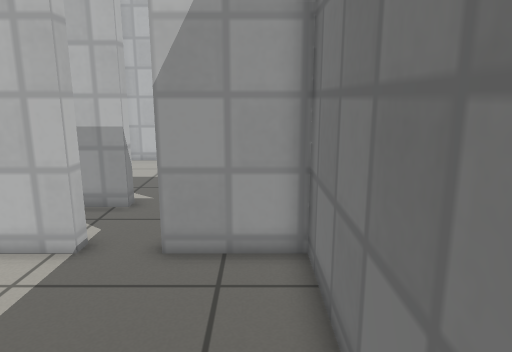
View 1 (above)

24 first-person views from a walk through a robot-simulator world made for Gazebo. The camera is 0.89 m above the floor, tilts 12° down and sees 70° across. The floor is counted in squares, 0.25 m on a side. Each view is taken from the middle of a square. On the plan, view 1 faces up. The plan holds only what a view shows up to about 20 squares ahead; the rest is blank. Gazebo's built-in surfaces are drawn with simple patterns.

View 2
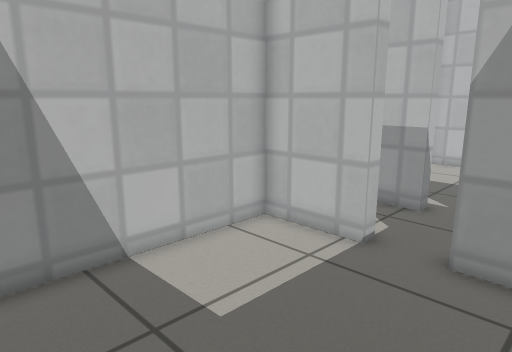

View 3
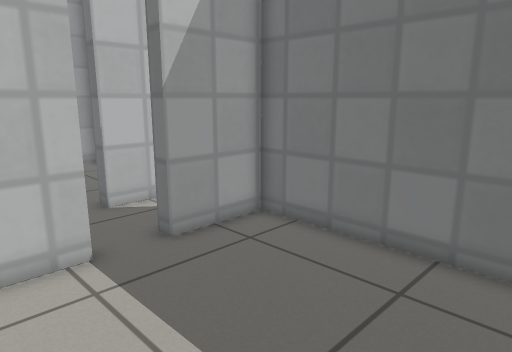

View 4
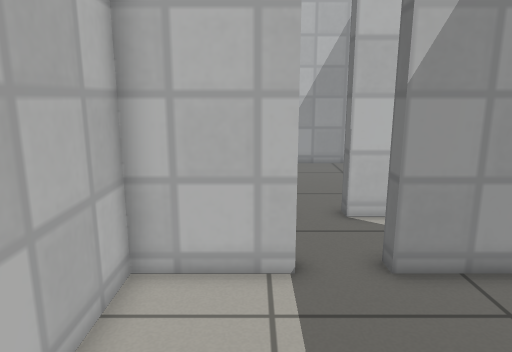

View 5
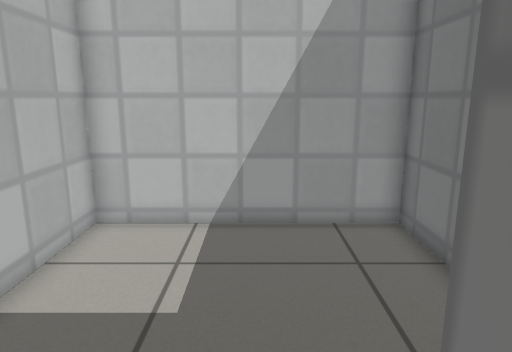

View 6
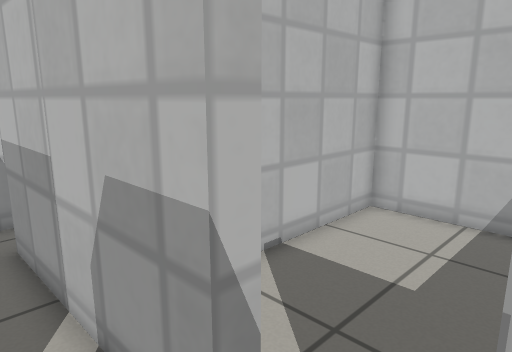

View 7
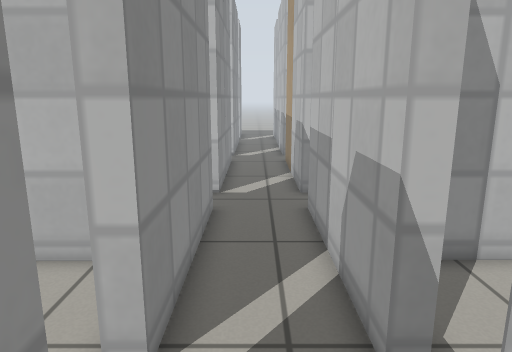

View 8
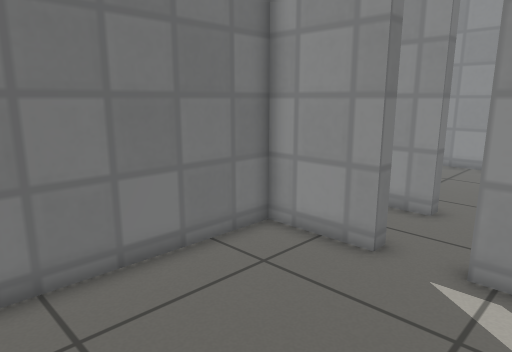

View 9
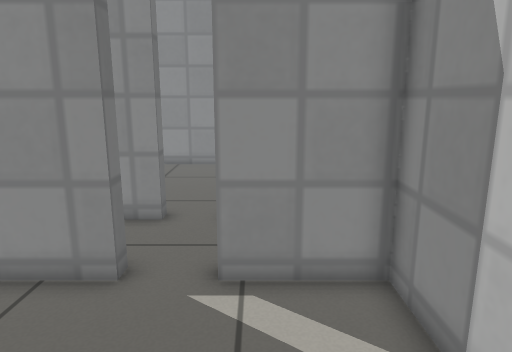

View 10
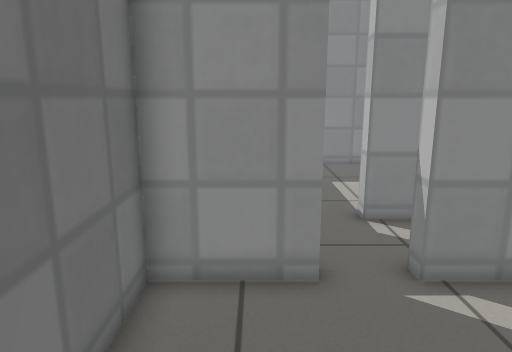

View 11
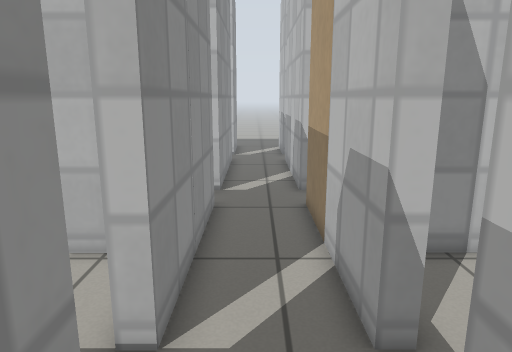

View 12
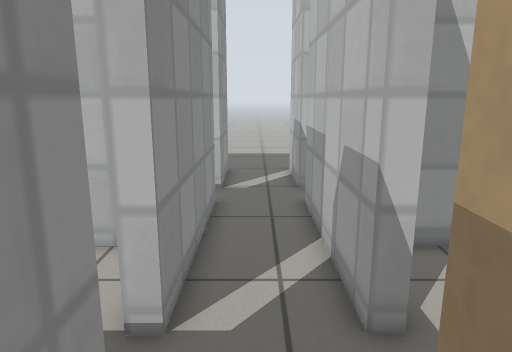

View 13
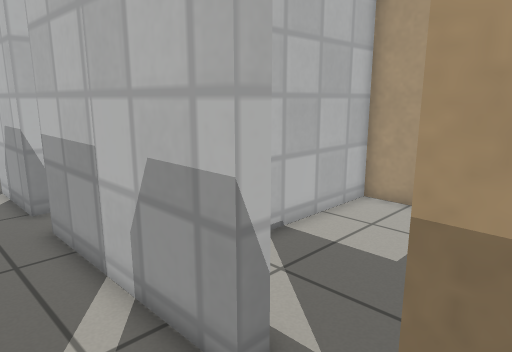

View 14
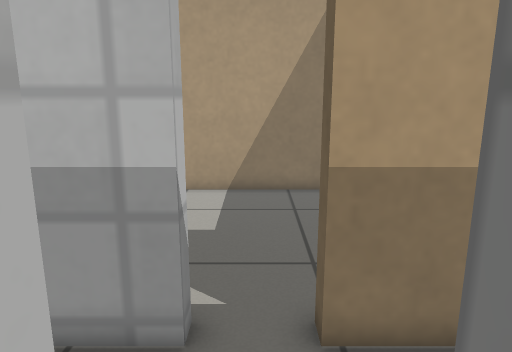

View 15
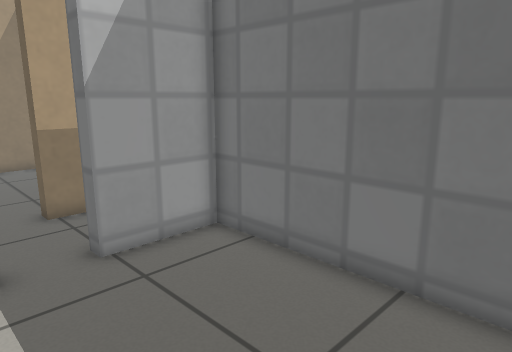

View 16
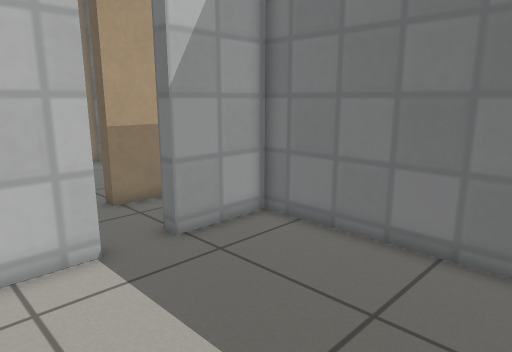

View 17
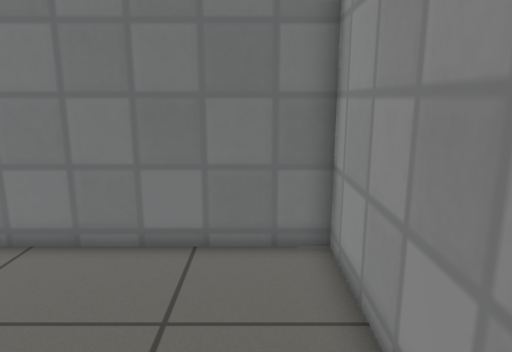

View 18
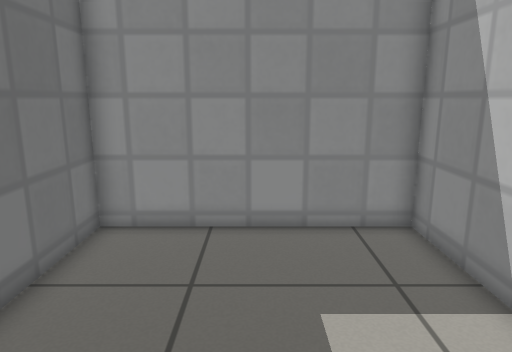

View 19
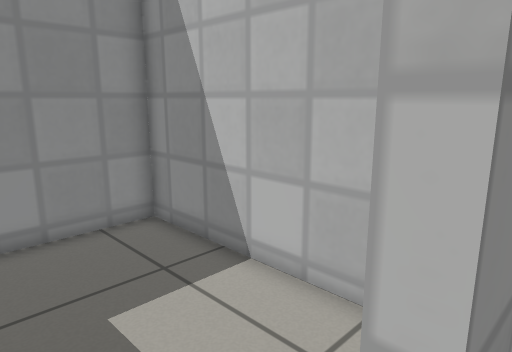

View 20
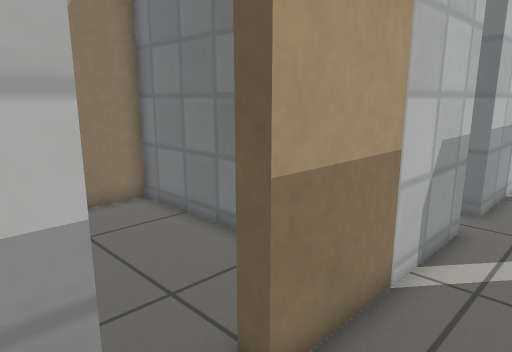

View 21
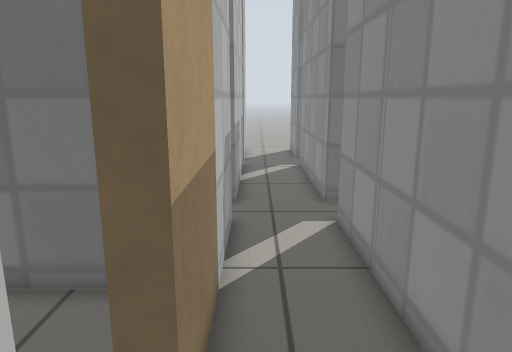

View 22
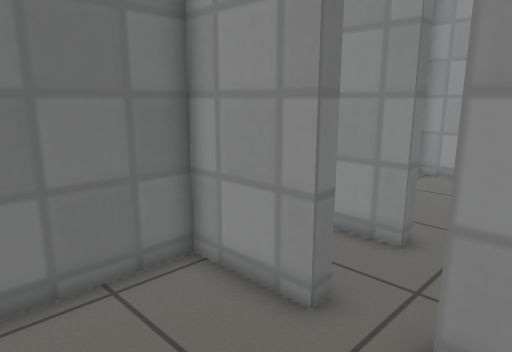

View 23
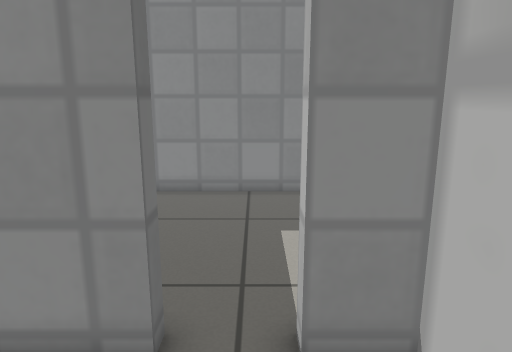

View 24
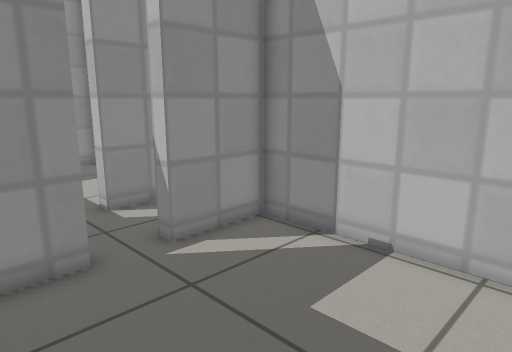

### Floor plan
Points are (right, up) in squares from view 1. A wall is a line through its corners. A room is listed if a view was taken in it or the views show most of it. See-through windows are left out.
Room 1 (views 1, 2, 3, 4)
walls: (-4.2, 8) (-7.6, 8) (-7.6, 1); (-2.9, -0.8) (0.6, -0.8); (-6.9, -0.8) (-4.6, -0.8); (1.2, 1.1) (1.2, 8) (-2.2, 8)
ways out: opening at (-3.5, 8) to room 2
Room 2 (views 5, 6, 7, 11, 12, 13, 18, 19, 20, 21)
walls: (-21, 8) (-21, 8.6) (-13.6, 8.6) (-13.6, 7.9); (-23, 11.7) (-30.5, 11.7); (-13.6, 11.7) (-21, 11.7); (-11.6, 7.9) (-11.6, 8.6) (-4.2, 8.6) (-4.2, 8); (-30.5, 8.6) (-23, 8.6) (-23, 8); (-32.4, 11.7) (-36.5, 11.7); (-4.2, 11.7) (-11.6, 11.7); (-2.2, 8) (-2.2, 8.6) (-0.8, 8.6); (-36.4, 8.6) (-32.4, 8.6); (-0.4, 11.7) (-2.2, 11.7)
ways out: opening at (-3.5, 8) to room 1; opening at (-3.5, 12) to room 3; opening at (-22, 8) to room 4; opening at (-12.5, 12) to room 5; opening at (-22.5, 12) to room 6; opening at (-12.5, 8) to room 7; opening at (-31.5, 12)
Room 3 (views 8, 9, 10)
walls: (-2.2, 11.7) (-2.2, 12.3) (1.2, 12.3) (1.2, 21.1) (-7.6, 21.1) (-7.6, 12.3) (-4.2, 12.3) (-4.2, 11.7)
ways out: opening at (-3.5, 12) to room 2
Room 4 (views 14, 15, 16, 17)
walls: (-23, 8) (-25, 8); (-26.4, 6.6) (-26.4, -0.8) (-17.6, -0.8) (-17.6, 8) (-21, 8)
ways out: opening at (-22, 8) to room 2
Room 5 (views 22, 23, 24)
walls: (-11.6, 11.7) (-11.6, 12.3) (-8.3, 12.3) (-8.3, 16.3); (-17, 19) (-17, 12.3) (-13.6, 12.3) (-13.6, 11.7)
ways out: opening at (-12.5, 12) to room 2
Room 6 (no view inside)
walls: (-23, 12.4) (-23, 11.7); (-21, 11.7) (-21, 12.4); (-17.6, 13.8) (-17.7, 21.1) (-26.4, 21.1) (-26.4, 13.9)
ways out: opening at (-22.5, 12) to room 2
Room 7 (no view inside)
walls: (-17, 6.5) (-17, 5.5); (-17.1, -0.8) (-8.3, -0.8)
ways out: opening at (-12.5, 8) to room 2

Positions as (right, up) in squares from view 1, and headings:
1: (0, 0), facing up
2: (0, 0), facing up-left
3: (-7, 0), facing up-right
4: (-5, 1), facing up
5: (-3, 11), facing up
6: (-2, 10), facing up-left
7: (0, 10), facing left
8: (-6, 20), facing down-right
9: (-5, 19), facing down
10: (-1, 19), facing down
11: (-9, 10), facing left
12: (-18, 10), facing left
13: (-20, 9), facing up-left
14: (-22, 7), facing up
15: (-24, 0), facing up-right
16: (-26, 0), facing up-right
17: (-26, 1), facing right
18: (-22, 9), facing down
19: (-21, 9), facing down-left
20: (-24, 9), facing up-right
21: (-24, 11), facing right
22: (-15, 17), facing down-right
23: (-13, 13), facing down
24: (-9, 20), facing down-left
